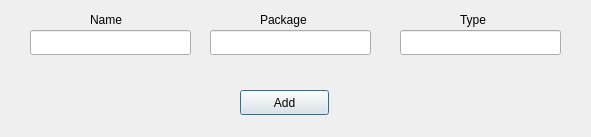
<?xml version="1.0" encoding="UTF-8"?>
<ui version="4.0">
 <class>Dialog_Add_Component</class>
 <widget class="QDialog" name="Dialog_Add_Component">
  <property name="geometry">
   <rect>
    <x>0</x>
    <y>0</y>
    <width>591</width>
    <height>137</height>
   </rect>
  </property>
  <property name="windowTitle">
   <string>Dialog</string>
  </property>
  <widget class="QPushButton" name="pushButton">
   <property name="geometry">
    <rect>
     <x>240</x>
     <y>90</y>
     <width>89</width>
     <height>25</height>
    </rect>
   </property>
   <property name="text">
    <string>Add</string>
   </property>
  </widget>
  <widget class="QLineEdit" name="add_name">
   <property name="geometry">
    <rect>
     <x>30</x>
     <y>30</y>
     <width>161</width>
     <height>25</height>
    </rect>
   </property>
  </widget>
  <widget class="QLineEdit" name="add_package">
   <property name="geometry">
    <rect>
     <x>210</x>
     <y>30</y>
     <width>161</width>
     <height>25</height>
    </rect>
   </property>
  </widget>
  <widget class="QLineEdit" name="add_type">
   <property name="geometry">
    <rect>
     <x>400</x>
     <y>30</y>
     <width>161</width>
     <height>25</height>
    </rect>
   </property>
  </widget>
  <widget class="QLabel" name="label">
   <property name="geometry">
    <rect>
     <x>90</x>
     <y>10</y>
     <width>101</width>
     <height>20</height>
    </rect>
   </property>
   <property name="text">
    <string>Name</string>
   </property>
  </widget>
  <widget class="QLabel" name="label_2">
   <property name="geometry">
    <rect>
     <x>260</x>
     <y>10</y>
     <width>101</width>
     <height>20</height>
    </rect>
   </property>
   <property name="text">
    <string>Package</string>
   </property>
  </widget>
  <widget class="QLabel" name="label_3">
   <property name="geometry">
    <rect>
     <x>460</x>
     <y>10</y>
     <width>101</width>
     <height>20</height>
    </rect>
   </property>
   <property name="text">
    <string>Type</string>
   </property>
  </widget>
 </widget>
 <resources/>
 <connections/>
</ui>
